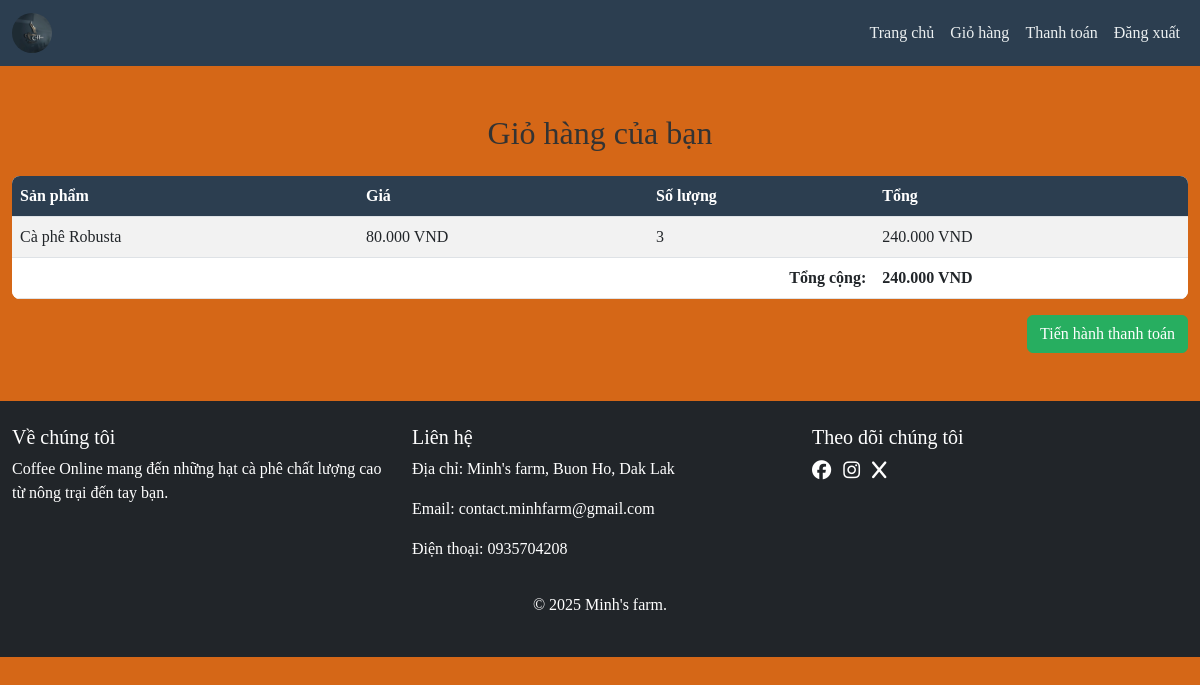
Screenshot of /pages/cart.php (signed in) with the database file from the repository.
### tables this page shows
CREATE TABLE `cart` (
  `id` int(11) NOT NULL,
  `user_id` int(11) NOT NULL,
  `product_id` int(11) NOT NULL,
  `quantity` int(11) NOT NULL
);

CREATE TABLE `products` (
  `id` int(11) NOT NULL,
  `name` varchar(100) NOT NULL,
  `price` decimal(10,2) NOT NULL,
  `image` varchar(255) NOT NULL,
  `description` text DEFAULT NULL
);

### pages/cart.php (the view, shortened to what this page needs)
<?php
include '../includes/db.php';
$user_id = $_SESSION['user_id'];
$sql = "SELECT cart.id, products.name, products.price, cart.quantity
        FROM cart
        JOIN products ON cart.product_id = products.id
        WHERE cart.user_id = ?";
$stmt = $conn->prepare($sql);
$stmt->bind_param("i", $user_id);
$stmt->execute();
$result = $stmt->get_result();
$total = 0;
?>
<?php include '../includes/header.php'; ?>
<h2 class="text-center mb-4">Giỏ hàng của bạn</h2>
<?php if ($result->num_rows > 0): ?>
    <table class="table table-striped">
        <thead>
            <tr>
                <th>Sản phẩm</th>
                <th>Giá</th>
                <th>Số lượng</th>
                <th>Tổng</th>
            </tr>
        </thead>
        <tbody>
            <?php while($row = $result->fetch_assoc()):
                $subtotal = $row['price'] * $row['quantity'];
                $total += $subtotal;
            ?>
                <tr>
                    <td><?php echo htmlspecialchars($row['name']); ?></td>
                    <td><?php echo number_format($row['price'], 0, ',', '.'); ?> VND</td>
                    <td><?php echo $row['quantity']; ?></td>
                    <td><?php echo number_format($subtotal, 0, ',', '.'); ?> VND</td>
                </tr>
            <?php endwhile; ?>
            <tr>
                <td colspan="3" class="text-end"><strong>Tổng cộng:</strong></td>
                <td><strong><?php echo number_format($total, 0, ',', '.'); ?> VND</strong></td>
            </tr>
        </tbody>
    </table>
    <div class="text-end">
        <a href="checkout.php" class="btn btn-success">Tiến hành thanh toán</a>
    </div>
<?php else: ?>
    <p class="text-center">Giỏ hàng của bạn đang trống.</p>
<?php endif; ?>
<?php include '../includes/footer.php'; ?>

### assets/css/style.css (style rules this page uses)
body { font-family: 'Lora', serif; background-color: rgb(213, 103, 23) !important; color: #333; }
.table { background: #fff; border-radius: 8px; overflow: hidden; }
.table th { background-color: #2c3e50; color: #fff; }
.btn-success { background-color: #27ae60; border-color: #27ae60; }

### rows the page displays
cart: product.name "Cà phê Robusta", product.price "80.000", quantity "3", subtotal "240.000"

### other values shown
$total "240.000"
